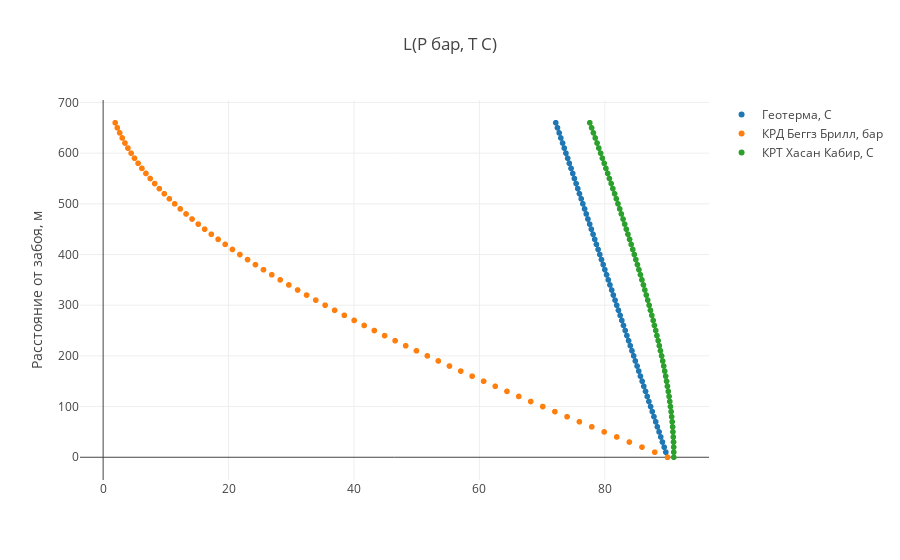

Here is the notebook cell this chart was saved with:
### Code cell
trace1 = go.Scattergl(
    x = t_earth_list_c,
    y = distance_from_bottomhole, 
    name = 'Геотерма, C',
    mode = 'markers'
)

trace2 = go.Scattergl(
    x = p_list_bar,
    y = distance_from_bottomhole, 
    name = 'КРД Беггз Брилл, бар',
    mode = 'markers'
)

trace3 = go.Scattergl(
    x = t_list_c,
    y = distance_from_bottomhole, 
    name = 'КРТ Хасан Кабир, С',
    mode = 'markers'
)


data = [ trace1, trace2, trace3]

plot()
